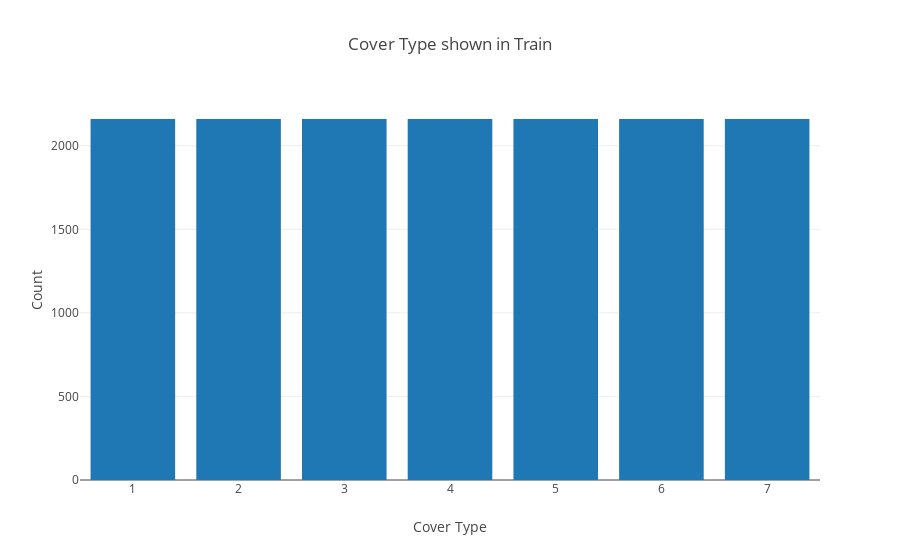

The notebook cell saved with this chart:
### Markdown cell above
### Target: Cover_Type

Nice, seems very boring

### Code cell
vc = train_y.value_counts()

trace = go.Bar(
    x=vc.index,
    y=vc.values,
)

layout = go.Layout(
    title   = "Cover Type shown in Train",
    xaxis   = dict(title = "Cover Type"),
    yaxis   = dict(title = "Count")
)

fig = go.Figure(data=[trace], layout=layout)
iplot(fig);

### Figure 1 — Plotly figure (JSON) as saved in the notebook; plotly's stock layout.template omitted (floating-point values rounded to 4 significant figures)
{"data": [{"type": "bar", "x": [7, 6, 5, 4, 3, 2, 1], "y": [2160, 2160, 2160, 2160, 2160, 2160, 2160]}], "layout": {"title": "Cover Type shown in Train", "xaxis": {"title": "Cover Type"}, "yaxis": {"title": "Count"}}}
